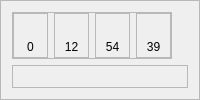
           <widget class="QFrame" name="left_container">
            <property name="frameShape">
             <enum>QFrame::StyledPanel</enum>
            </property>
            <property name="frameShadow">
             <enum>QFrame::Raised</enum>
            </property>
            <layout class="QVBoxLayout" name="verticalLayout_23">
             <item>
              <widget class="QFrame" name="mods_frame">
               <property name="sizePolicy">
                <sizepolicy hsizetype="Fixed" vsizetype="Fixed">
                 <horstretch>0</horstretch>
                 <verstretch>0</verstretch>
                </sizepolicy>
               </property>
               <property name="layoutDirection">
                <enum>Qt::LeftToRight</enum>
               </property>
               <property name="frameShape">
                <enum>QFrame::StyledPanel</enum>
               </property>
               <property name="frameShadow">
                <enum>QFrame::Raised</enum>
               </property>
               <layout class="QHBoxLayout" name="horizontalLayout_10">
                <property name="leftMargin">
                 <number>0</number>
                </property>
                <property name="topMargin">
                 <number>0</number>
                </property>
                <property name="rightMargin">
                 <number>0</number>
                </property>
                <property name="bottomMargin">
                 <number>0</number>
                </property>
                <item>
                 <widget class="QFrame" name="mod1_box">
                  <property name="sizePolicy">
                   <sizepolicy hsizetype="Fixed" vsizetype="Fixed">
                    <horstretch>0</horstretch>
                    <verstretch>0</verstretch>
                   </sizepolicy>
                  </property>
                  <property name="minimumSize">
                   <size>
                    <width>35</width>
                    <height>45</height>
                   </size>
                  </property>
                  <property name="maximumSize">
                   <size>
                    <width>40</width>
                    <height>45</height>
                   </size>
                  </property>
                  <property name="frameShape">
                   <enum>QFrame::StyledPanel</enum>
                  </property>
                  <property name="frameShadow">
                   <enum>QFrame::Raised</enum>
                  </property>
                  <layout class="QVBoxLayout" name="verticalLayout_19">
                   <property name="spacing">
                    <number>0</number>
                   </property>
                   <property name="leftMargin">
                    <number>0</number>
                   </property>
                   <property name="topMargin">
                    <number>0</number>
                   </property>
                   <property name="rightMargin">
                    <number>0</number>
                   </property>
                   <property name="bottomMargin">
                    <number>0</number>
                   </property>
                   <item>
                    <widget class="QLabel" name="mod_1_icon">
                     <property name="sizePolicy">
                      <sizepolicy hsizetype="Fixed" vsizetype="Fixed">
                       <horstretch>0</horstretch>
                       <verstretch>0</verstretch>
                      </sizepolicy>
                     </property>
                     <property name="minimumSize">
                      <size>
                       <width>32</width>
                       <height>22</height>
                      </size>
                     </property>
                     <property name="maximumSize">
                      <size>
                       <width>32</width>
                       <height>22</height>
                      </size>
                     </property>
                     <property name="text">
                      <string/>
                     </property>
                     <property name="pixmap">
                      <pixmap>../Assets/Mod_Icons/DT.png</pixmap>
                     </property>
                     <property name="scaledContents">
                      <bool>true</bool>
                     </property>
                     <property name="alignment">
                      <set>Qt::AlignCenter</set>
                     </property>
                    </widget>
                   </item>
                   <item>
                    <widget class="QLabel" name="mod1_value">
                     <property name="sizePolicy">
                      <sizepolicy hsizetype="Preferred" vsizetype="Fixed">
                       <horstretch>0</horstretch>
                       <verstretch>0</verstretch>
                      </sizepolicy>
                     </property>
                     <property name="styleSheet">
                      <string notr="true">font: 63 10pt &quot;Torus Pro SemiBold&quot;;</string>
                     </property>
                     <property name="text">
                      <string>0</string>
                     </property>
                     <property name="alignment">
                      <set>Qt::AlignCenter</set>
                     </property>
                    </widget>
                   </item>
                  </layout>
                 </widget>
                </item>
                <item>
                 <widget class="QFrame" name="mod2_box">
                  <property name="sizePolicy">
                   <sizepolicy hsizetype="Fixed" vsizetype="Fixed">
                    <horstretch>0</horstretch>
                    <verstretch>0</verstretch>
                   </sizepolicy>
                  </property>
                  <property name="minimumSize">
                   <size>
                    <width>35</width>
                    <height>45</height>
                   </size>
                  </property>
                  <property name="maximumSize">
                   <size>
                    <width>40</width>
                    <height>45</height>
                   </size>
                  </property>
                  <property name="frameShape">
                   <enum>QFrame::StyledPanel</enum>
                  </property>
                  <property name="frameShadow">
                   <enum>QFrame::Raised</enum>
                  </property>
                  <layout class="QVBoxLayout" name="verticalLayout_20">
                   <property name="spacing">
                    <number>0</number>
                   </property>
                   <property name="leftMargin">
                    <number>0</number>
                   </property>
                   <property name="topMargin">
                    <number>0</number>
                   </property>
                   <property name="rightMargin">
                    <number>0</number>
                   </property>
                   <property name="bottomMargin">
                    <number>0</number>
                   </property>
                   <item>
                    <widget class="QLabel" name="mod_2_icon">
                     <property name="sizePolicy">
                      <sizepolicy hsizetype="Fixed" vsizetype="Fixed">
                       <horstretch>0</horstretch>
                       <verstretch>0</verstretch>
                      </sizepolicy>
                     </property>
                     <property name="minimumSize">
                      <size>
                       <width>32</width>
                       <height>22</height>
                      </size>
                     </property>
                     <property name="maximumSize">
                      <size>
                       <width>32</width>
                       <height>22</height>
                      </size>
                     </property>
                     <property name="text">
                      <string/>
                     </property>
                     <property name="pixmap">
                      <pixmap>../Assets/Mod_Icons/HD.png</pixmap>
                     </property>
                     <property name="scaledContents">
                      <bool>true</bool>
                     </property>
                    </widget>
                   </item>
                   <item>
                    <widget class="QLabel" name="mod2_value">
                     <property name="sizePolicy">
                      <sizepolicy hsizetype="Preferred" vsizetype="Fixed">
                       <horstretch>0</horstretch>
                       <verstretch>0</verstretch>
                      </sizepolicy>
                     </property>
                     <property name="styleSheet">
                      <string notr="true">font: 63 10pt &quot;Torus Pro SemiBold&quot;;</string>
                     </property>
                     <property name="text">
                      <string>12</string>
                     </property>
                     <property name="alignment">
                      <set>Qt::AlignCenter</set>
                     </property>
                    </widget>
                   </item>
                  </layout>
                 </widget>
                </item>
                <item>
                 <widget class="QFrame" name="mod3_box">
                  <property name="sizePolicy">
                   <sizepolicy hsizetype="Fixed" vsizetype="Fixed">
                    <horstretch>0</horstretch>
                    <verstretch>0</verstretch>
                   </sizepolicy>
                  </property>
                  <property name="minimumSize">
                   <size>
                    <width>35</width>
                    <height>45</height>
                   </size>
                  </property>
                  <property name="maximumSize">
                   <size>
                    <width>40</width>
                    <height>45</height>
                   </size>
                  </property>
                  <property name="frameShape">
                   <enum>QFrame::StyledPanel</enum>
                  </property>
                  <property name="frameShadow">
                   <enum>QFrame::Raised</enum>
                  </property>
                  <layout class="QVBoxLayout" name="verticalLayout_21">
                   <property name="spacing">
                    <number>0</number>
                   </property>
                   <property name="leftMargin">
                    <number>0</number>
                   </property>
                   <property name="topMargin">
                    <number>0</number>
                   </property>
                   <property name="rightMargin">
                    <number>0</number>
                   </property>
                   <property name="bottomMargin">
                    <number>0</number>
                   </property>
                   <item>
                    <widget class="QLabel" name="mod_3_icon">
                     <property name="sizePolicy">
                      <sizepolicy hsizetype="Fixed" vsizetype="Fixed">
                       <horstretch>0</horstretch>
                       <verstretch>0</verstretch>
                      </sizepolicy>
                     </property>
                     <property name="minimumSize">
                      <size>
                       <width>32</width>
                       <height>22</height>
                      </size>
                     </property>
                     <property name="maximumSize">
                      <size>
                       <width>32</width>
                       <height>22</height>
                      </size>
                     </property>
                     <property name="text">
                      <string/>
                     </property>
                     <property name="pixmap">
                      <pixmap>../Assets/Mod_Icons/HR.png</pixmap>
                     </property>
                     <property name="scaledContents">
                      <bool>true</bool>
                     </property>
                    </widget>
                   </item>
                   <item>
                    <widget class="QLabel" name="mod3_value">
                     <property name="sizePolicy">
                      <sizepolicy hsizetype="Preferred" vsizetype="Fixed">
                       <horstretch>0</horstretch>
                       <verstretch>0</verstretch>
                      </sizepolicy>
                     </property>
                     <property name="styleSheet">
                      <string notr="true">font: 63 10pt &quot;Torus Pro SemiBold&quot;;</string>
                     </property>
                     <property name="text">
                      <string>54</string>
                     </property>
                     <property name="alignment">
                      <set>Qt::AlignCenter</set>
                     </property>
                    </widget>
                   </item>
                  </layout>
                 </widget>
                </item>
                <item>
                 <widget class="QFrame" name="mod4_box">
                  <property name="sizePolicy">
                   <sizepolicy hsizetype="Fixed" vsizetype="Fixed">
                    <horstretch>0</horstretch>
                    <verstretch>0</verstretch>
                   </sizepolicy>
                  </property>
                  <property name="minimumSize">
                   <size>
                    <width>35</width>
                    <height>45</height>
                   </size>
                  </property>
                  <property name="maximumSize">
                   <size>
                    <width>40</width>
                    <height>45</height>
                   </size>
                  </property>
                  <property name="frameShape">
                   <enum>QFrame::StyledPanel</enum>
                  </property>
                  <property name="frameShadow">
                   <enum>QFrame::Raised</enum>
                  </property>
                  <layout class="QVBoxLayout" name="verticalLayout_22">
                   <property name="spacing">
                    <number>0</number>
                   </property>
                   <property name="leftMargin">
                    <number>0</number>
                   </property>
                   <property name="topMargin">
                    <number>0</number>
                   </property>
                   <property name="rightMargin">
                    <number>0</number>
                   </property>
                   <property name="bottomMargin">
                    <number>0</number>
                   </property>
                   <item>
                    <widget class="QLabel" name="mod_4_icon">
                     <property name="sizePolicy">
                      <sizepolicy hsizetype="Fixed" vsizetype="Fixed">
                       <horstretch>0</horstretch>
                       <verstretch>0</verstretch>
                      </sizepolicy>
                     </property>
                     <property name="minimumSize">
                      <size>
                       <width>32</width>
                       <height>22</height>
                      </size>
                     </property>
                     <property name="maximumSize">
                      <size>
                       <width>32</width>
                       <height>22</height>
                      </size>
                     </property>
                     <property name="text">
                      <string/>
                     </property>
                     <property name="pixmap">
                      <pixmap>../Assets/Mod_Icons/NC.png</pixmap>
                     </property>
                     <property name="scaledContents">
                      <bool>true</bool>
                     </property>
                    </widget>
                   </item>
                   <item>
                    <widget class="QLabel" name="mod4_value">
                     <property name="sizePolicy">
                      <sizepolicy hsizetype="Preferred" vsizetype="Fixed">
                       <horstretch>0</horstretch>
                       <verstretch>0</verstretch>
                      </sizepolicy>
                     </property>
                     <property name="styleSheet">
                      <string notr="true">font: 63 10pt &quot;Torus Pro SemiBold&quot;;</string>
                     </property>
                     <property name="text">
                      <string>39</string>
                     </property>
                     <property name="alignment">
                      <set>Qt::AlignCenter</set>
                     </property>
                    </widget>
                   </item>
                  </layout>
                 </widget>
                </item>
               </layout>
              </widget>
             </item>
             <item>
              <widget class="QFrame" name="Line_Graph_Frame">
               <property name="frameShape">
                <enum>QFrame::StyledPanel</enum>
               </property>
               <property name="frameShadow">
                <enum>QFrame::Raised</enum>
               </property>
              </widget>
             </item>
            </layout>
           </widget>
